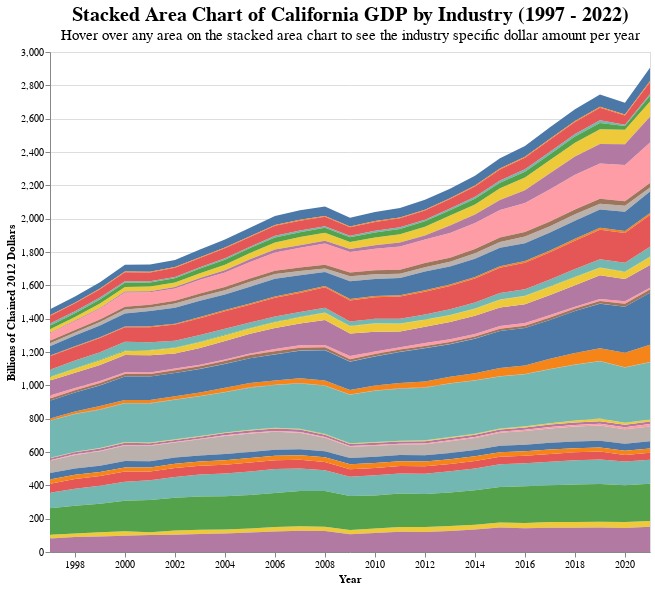

Notebook code for this chart:
### Code cell
# Importing necessary library
data_melted['yaxis'] = data_melted['GDP']/1000000000
data_melted['Year2'] = data_melted['Year']

# Creating the stacked area chart
gdpchart = alt.Chart(data_melted).mark_area().encode(
    x=alt.X('Year:T', title='Year', axis=alt.Axis(grid=False)),
    y=alt.Y('yaxis:Q', title='Billions of Chained 2012 Dollars', stack='zero', axis=alt.Axis(grid=True)),
    color=alt.Color('Industry:N', title='Industry', legend=None),
    tooltip=[alt.Tooltip('Industry', title='Industry'),
            alt.Tooltip('Year2:O', title='Year'),
            alt.Tooltip('GDP', title='GDP', format='$,.2f')]
    
).properties(
        title = alt.TitleParams(
            text= ("Stacked Area Chart of California GDP by Industry (1997 - 2022)"),
            subtitle= ("Hover over any area on the stacked area chart to see the industry specific dollar amount per year"),
            fontSize = 20,
            subtitleFontSize= 15),
    width=600,
    height=500)

gdpchart

### Figure 1 — Vega-Lite specification as saved in the notebook (floating-point values rounded to 4 significant figures; data arrays with more than 128 entries replaced by an {"elided": "..."} marker saying what was removed)
{"usermeta": {"embedOptions": {"theme": "fivethirtyeight"}}, "config": {"view": {"continuousWidth": 400, "continuousHeight": 300}}, "data": {"name": "data-94104e001a668fccf5d206da23eed756"}, "mark": "area", "encoding": {"color": {"field": "Industry", "legend": null, "title": "Industry", "type": "nominal"}, "tooltip": [{"field": "Industry", "title": "Industry", "type": "nominal"}, {"field": "Year2", "title": "Year", "type": "ordinal"}, {"field": "GDP", "format": "$,.2f", "title": "GDP", "type": "quantitative"}], "x": {"axis": {"grid": false}, "field": "Year", "title": "Year", "type": "temporal"}, "y": {"axis": {"grid": true}, "field": "yaxis", "stack": "zero", "title": "Billions of Chained 2012 Dollars", "type": "quantitative"}}, "height": 500, "title": {"text": "Stacked Area Chart of California GDP by Industry (1997 - 2022)", "fontSize": 20, "subtitle": "Hover over any area on the stacked area chart to see the industry specific dollar amount per year", "subtitleFontSize": 15}, "width": 600, "$schema": "https://vega.github.io/schema/vega-lite/v4.17.0.json", "datasets": {"data-94104e001a668fccf5d206da23eed756": {"elided": "925 records"}}}
